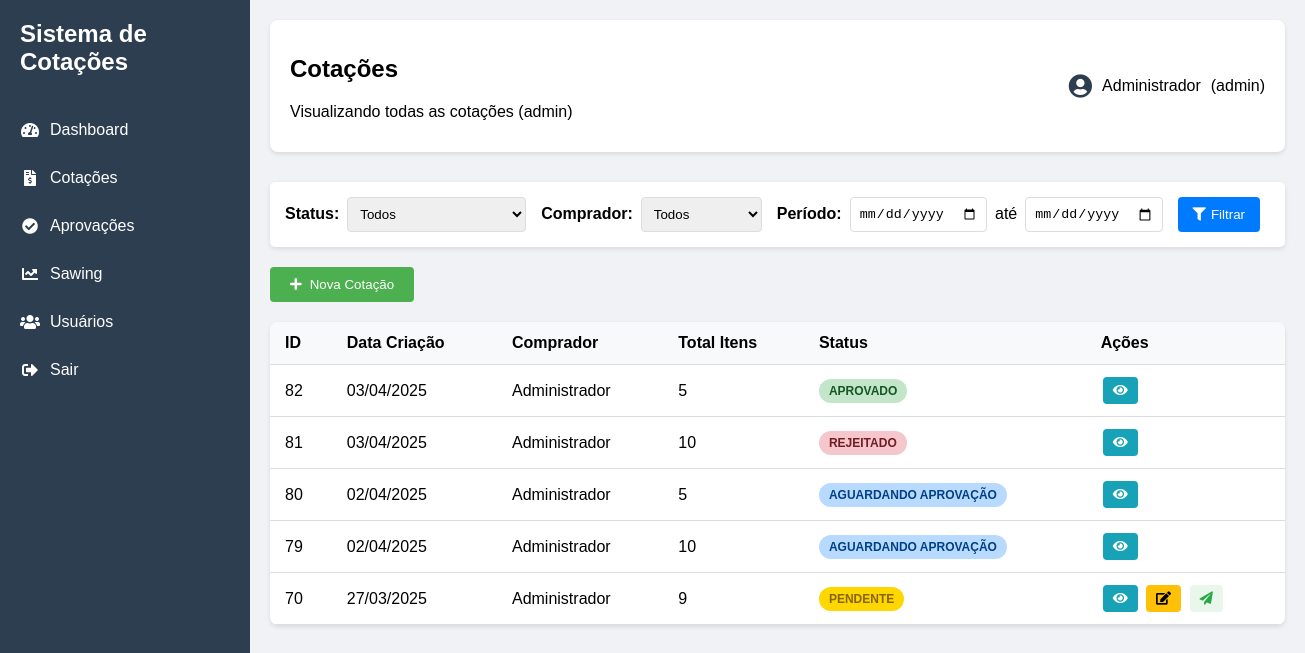
The app's page /cotacoes.php (signed in) with its own data.
### tables this page shows
CREATE TABLE `cotacoes` (
  `id` int(11) NOT NULL,
  `usuario_id` int(11) DEFAULT NULL,
  `data_criacao` datetime DEFAULT current_timestamp(),
  `status` enum('pendente','aguardando_aprovacao','aprovado','rejeitado','renegociacao') NOT NULL DEFAULT 'pendente',
  `prazo_pagamento` varchar(50) DEFAULT NULL,
  `observacoes` text DEFAULT NULL,
  `motivo_rejeicao` text DEFAULT NULL,
  `motivo_renegociacao` text DEFAULT NULL,
  `motivo_aprovacao` text DEFAULT NULL,
  `data_aprovacao` datetime DEFAULT NULL
);

CREATE TABLE `usuarios` (
  `id` int(11) NOT NULL,
  `nome` varchar(100) DEFAULT NULL,
  `email` varchar(100) DEFAULT NULL,
  `senha` varchar(255) DEFAULT NULL,
  `tipo` enum('gerencia','admin','comprador') NOT NULL,
  `data_cadastro` datetime DEFAULT current_timestamp(),
  `status` tinyint(1) NOT NULL DEFAULT 1
);

### includes/check_permissions.php (called while the page is built, shortened)
<?php
function userCan($modulo, $acao) {
    $tipo_usuario = $_SESSION['usuario']['tipo'];
    if ($tipo_usuario === 'admin' || $tipo_usuario === 'administrador') {
        return true;
    }
    $permissoes = [
        'gerencia' => [
            'dashboard' => ['visualizar'],
            'aprovacoes' => ['visualizar', 'aprovar', 'rejeitar'],
            'sawing' => ['visualizar'],
        ],
        'comprador' => [
            'cotacoes' => ['visualizar', 'criar', 'editar', 'excluir'],
            'fornecedores' => ['visualizar', 'criar', 'editar', 'excluir'],
            'produtos' => ['visualizar', 'criar', 'editar', 'excluir'],
        ]
    ];
    return in_array($acao, $permissoes[$tipo_usuario][$modulo]);
}

### cotacoes.php (the view, shortened to what this page needs)
<?php
require_once 'includes/check_permissions.php';
$conn = conectarDB();
$usuario_id = $_SESSION['usuario']['id'];
$usuario_tipo = $_SESSION['usuario']['tipo'] ?? '';
$is_admin = in_array(strtolower($usuario_tipo), ['administrador', 'gerencia', 'admin']);
$query = "SELECT
    c.*,
    u.nome as usuario_nome,
    COUNT(i.id) as total_itens,
     SUM(
            CASE
                WHEN c.status = 'aprovado' AND i.aprovado = 1 THEN i.quantidade * i.valor_unitario
                WHEN c.status != 'aprovado' THEN i.quantidade * i.valor_unitario
                ELSE 0
            END
        ) as valor_total
FROM cotacoes c
JOIN usuarios u ON c.usuario_id = u.id
LEFT JOIN itens_cotacao i ON c.id = i.cotacao_id";
$query .= " GROUP BY c.id ORDER BY c.data_criacao DESC";
$stmt = $conn->prepare($query);
$stmt->execute();
$cotacoes = $stmt->fetchAll(PDO::FETCH_ASSOC);
?>
<!DOCTYPE html>
<html lang="pt-BR">
<head>
    <link rel="stylesheet" href="assets/css/style.css">
    <link rel="stylesheet" href="assets/css/cotacoes.css">
    <link rel="stylesheet" href="https://cdnjs.cloudflare.com/ajax/libs/font-awesome/5.15.4/css/all.min.css">
</head>
<body>
    <div class="dashboard-container">
        <?php include 'includes/sidebar.php'; ?>
        <div class="main-content">
            <header class="top-bar">
                <div class="welcome">
                    <h2>Cotações</h2>
                    <?php if (!$is_admin): ?>
                    <p class="user-info-subtitle">Visualizando suas cotações</p>
                    <?php else: ?>
                    <p class="user-info-subtitle">Visualizando todas as cotações (<?php echo $usuario_tipo; ?>)</p>
                    <?php endif; ?>
                </div>
                <div class="user-info">
                    <i class="fas fa-user-circle"></i>
                    <span><?php echo $_SESSION['usuario']['nome']; ?></span>
                    <span class="user-type">(<?php echo $usuario_tipo; ?>)</span>
                </div>
            </header>
            <div class="content">
                <div class="filtros">
                    <div class="filtro-grupo">
                        <label>Status:</label>
                        <select id="filtro-status">
        <option value="">Todos</option>
    </select>
                    </div>
                    <?php if ($is_admin): ?>
                    <div class="filtro-grupo">
                        <label>Comprador:</label>
                        <select id="filtro-comprador">
                            <option value="">Todos</option>
                        </select>
                    </div>
                    <?php endif; ?>
                    <div class="filtro-grupo">
                        <label>Período:</label>
                        <input type="date" id="filtro-data-inicio">
                        <span>até</span>
                        <input type="date" id="filtro-data-fim">
                    </div>
                    <button id="btn-filtrar" class="btn-filtrar">
                        <i class="fas fa-filter"></i> Filtrar
                    </button>
                </div>
                <?php if(userCan('cotacoes', 'criar')): ?>
                <button class="btn-adicionar">
                    <i class="fas fa-plus"></i> Nova Cotação
                </button>
                <?php endif; ?>
                <table id="tabela-cotacoes">
                    <thead>
                        <tr>
                            <th>ID</th>
                            <th>Data Criação</th>
                            <th>Comprador</th>
                            <th>Total Itens</th>
                            <th>Status</th>
                            <th>Ações</th>
                        </tr>
                    </thead>
                    <tbody>
                        <?php if (count($cotacoes) > 0): ?>
                            <?php foreach ($cotacoes as $cotacao): ?>
                            <tr data-status="<?php echo $cotacao['status']; ?>" data-usuario="<?php echo $cotacao['usuario_id']; ?>">
                                <td><?php echo $cotacao['id']; ?></td>
                                <td><?php echo date('d/m/Y', strtotime($cotacao['data_criacao'])); ?></td>
                                <td><?php echo htmlspecialchars($cotacao['usuario_nome']); ?></td>
                                <td><?php echo $cotacao['total_itens']; ?></td>
                                <td>
                                    <span class="status-badge <?php echo $cotacao['status']; ?>">
                                        <?php
$status_texto = [
    'pendente' => 'Pendente',
    'aguardando_aprovacao' => 'Aguardando Aprovação',
    'aprovado' => 'Aprovado',
    'rejeitado' => 'Rejeitado',
    'renegociacao' => 'Em Renegociação'
];
                                            echo $status_texto[$cotacao['status']] ?? ucfirst($cotacao['status']);
                                        ?>
                                    </span>
                                </td>
                                <td class="acoes">
                                    <button class="btn-acao btn-visualizar" data-id="<?php echo $cotacao['id']; ?>">
                                        <i class="fas fa-eye"></i>
                                    </button>
                                    <?php if(userCan('cotacoes', 'editar') && ($cotacao['status'] == 'pendente' || $cotacao['status'] == 'renegociacao') && ($is_admin || $cotacao['usuario_id'] == $usuario_id)): ?>
<button class="btn-acao btn-editar" data-id="<?php echo $cotacao['id']; ?>">
    <i class="fas fa-edit"></i>
</button>
<button class="btn-acao btn-aprovar" onclick="enviarParaAprovacao(<?php echo $cotacao['id']; ?>)">
    <i class="fas fa-paper-plane"></i>
</button>
<?php endif; ?>
                                </td>
                            </tr>
                            <?php endforeach; ?>
                        <?php else: ?>
                            <tr>
                                <td colspan="7" class="no-data">Nenhuma cotação encontrada</td>
                            </tr>
                        <?php endif; ?>
                    </tbody>
                </table>
            </div>
        </div>
    </div>
</body>
</html>

### includes/sidebar.php
<div class="sidebar">
    <div class="logo">
        <h2>Sistema de Cotações</h2>
    </div>
    <nav>
        <ul>
            <?php
            $usuario_tipo = strtolower($_SESSION['usuario']['tipo'] ?? '');
            ?>
            <?php if (userCan('dashboard', 'visualizar')): ?>
            <li>
                <a href="dashboard.php">
                    <i class="fas fa-tachometer-alt"></i> Dashboard
                </a>
            </li>
            <?php endif; ?>
            <?php if (userCan('cotacoes', 'visualizar')): ?>
            <li>
                <a href="cotacoes.php">
                    <i class="fas fa-file-invoice-dollar"></i> Cotações
                </a>
            </li>
            <?php endif; ?>
            <?php if (userCan('aprovacoes', 'visualizar')): ?>
            <li>
                <a href="aprovacoes.php">
                    <i class="fas fa-check-circle"></i> Aprovações
                </a>
            </li>
            <?php endif; ?>
            <?php if ($_SESSION['usuario']['tipo'] === 'admin' || $_SESSION['usuario']['tipo'] === 'gerencia'): ?>
            <li class="nav-item">
                <a href="sawing.php" class="nav-link <?php echo $pagina_atual == 'sawing' ? 'active' : ''; ?>">
                    <i class="fas fa-chart-line"></i>
                    <span>Sawing</span>
                </a>
            </li>
            <?php endif; ?>
            <?php if (userCan('usuarios', 'visualizar')): ?>
            <li>
                <a href="usuarios.php">
                    <i class="fas fa-users"></i> Usuários
                </a>
            </li>
            <?php endif; ?>
            <li>
                <a href="logout.php">
                    <i class="fas fa-sign-out-alt"></i> Sair
                </a>
            </li>
        </ul>
    </nav>
</div>

### assets/css/style.css (style rules this page uses)
body { margin: 0; font-family: Arial, sans-serif; background: #f0f2f5; }
.dashboard-container { display: flex; min-height: 100vh; }
.sidebar { width: 250px; background: #2c3e50; color: white; padding: 20px 0; position: fixed; height: 100vh; }
.sidebar .logo { padding: 0 20px; margin-bottom: 30px; }
.sidebar .logo h2 { margin: 0; font-size: 1.5em; }
.sidebar nav ul { list-style: none; padding: 0; margin: 0; }
.sidebar nav li a { display: flex; align-items: center; padding: 15px 20px; color: white; text-decoration: none; transition: background 0.3s; }
.sidebar nav li a i { margin-right: 10px; width: 20px; text-align: center; }
.main-content { flex: 1; margin-left: 250px; padding: 20px; }
.top-bar { display: flex; justify-content: space-between; align-items: center; margin-bottom: 30px; background: white; padding: 15px 20px; border-radius: 8px; box-shadow: 0 2px 4px rgba(0,0,0,0.1); }
.user-info { display: flex; align-items: center; gap: 10px; }
.user-info i { font-size: 1.5em; color: #2c3e50; }
table { width: 100%; border-collapse: collapse; background: white; border-radius: 8px; overflow: hidden; box-shadow: 0 2px 4px rgba(0,0,0,0.1); }
th, td { padding: 12px 15px; text-align: left; border-bottom: 1px solid #ddd; }
th { background: #f8f9fa; font-weight: 600; }
.btn-adicionar { background: #4CAF50; color: white; border: none; padding: 10px 20px; border-radius: 4px; cursor: pointer; display: inline-flex; align-items: center; gap: 8px; margin-bottom: 20px; }
.status-badge { padding: 5px 10px; border-radius: 15px; font-size: 0.85em; }

### assets/css/cotacoes.css (style rules this page uses)
.status-badge { padding: 5px 10px; border-radius: 15px; font-size: 0.85em; }
.status-badge.pendente { background: #ffd700; }
.status-badge.aguardando_aprovacao { background: #b8daff; }
.btn-adicionar { background: #4CAF50; color: white; border: none; padding: 10px 20px; border-radius: 4px; cursor: pointer; margin-bottom: 20px; }
.acoes { white-space: nowrap; }
.btn-acao { padding: 6px 10px; margin: 0 2px; border: none; border-radius: 4px; cursor: pointer; transition: all 0.3s ease; }
.btn-visualizar { background-color: #17a2b8; color: white; }
.btn-editar { background-color: #ffc107; color: #000; }
.btn-aprovar { background-color: #17a2b8; color: white; }
.btn-aprovar { color: #28a745; background-color: rgba(40, 167, 69, 0.1); }
.filtros { display: flex; gap: 15px; margin-bottom: 20px; padding: 15px; background-color: #fff; border-radius: 5px; box-shadow: 0 2px 5px rgba(0,0,0,0.1); }
.filtro-grupo { display: flex; align-items: center; gap: 8px; }
.filtro-grupo label { font-weight: bold; }
.filtro-grupo select, .filtro-grupo input { padding: 8px; border: 1px solid #ddd; border-radius: 4px; }
.btn-filtrar { background: #007bff; color: white; border: none; padding: 8px 15px; border-radius: 4px; cursor: pointer; display: flex; align-items: center; gap: 5px; }
.status-badge { display: inline-block; padding: 5px 10px; border-radius: 15px; font-size: 12px; font-weight: bold; text-transform: uppercase; }
.pendente { background-color: #ffeeba; color: #856404; }
.aguardando_aprovacao { background-color: #b8daff; color: #004085; }
.aprovado { background-color: #c3e6cb; color: #155724; }
.rejeitado { background-color: #f5c6cb; color: #721c24; }

### records on screen
cotacoes: id "82", data_criacao "03/04/2025", usuario.nome "Administrador", total_itens "5", status "APROVADO"
cotacoes: id "81", data_criacao "03/04/2025", usuario.nome "Administrador", total_itens "10", status "REJEITADO"
cotacoes: id "80", data_criacao "02/04/2025", usuario.nome "Administrador", total_itens "5", status "AGUARDANDO APROVAÇÃO"
cotacoes: id "79", data_criacao "02/04/2025", usuario.nome "Administrador", total_itens "10", status "AGUARDANDO APROVAÇÃO"
cotacoes: id "70", data_criacao "27/03/2025", usuario.nome "Administrador", total_itens "9", status "PENDENTE"

### other values on screen
$usuario_tipo "admin"
$_SESSION['usuario']['nome'] "Administrador"
